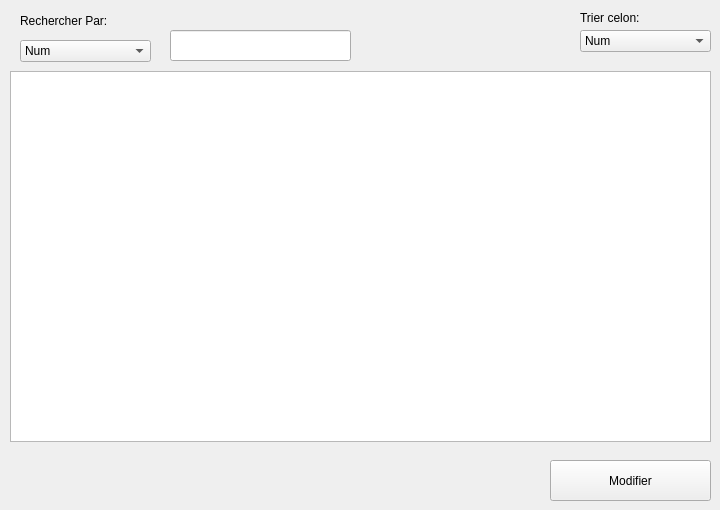
   <widget class="QWidget" name="tab_5">
    <attribute name="title">
     <string>Lister/recherche/tri</string>
    </attribute>
    <widget class="QComboBox" name="listerrecherche">
     <property name="geometry">
      <rect>
       <x>20</x>
       <y>40</y>
       <width>131</width>
       <height>22</height>
      </rect>
     </property>
     <item>
      <property name="text">
       <string>Num</string>
      </property>
     </item>
     <item>
      <property name="text">
       <string>Date de depart</string>
      </property>
     </item>
     <item>
      <property name="text">
       <string>Date d arrivee</string>
      </property>
     </item>
     <item>
      <property name="text">
       <string>Heure de depart</string>
      </property>
     </item>
     <item>
      <property name="text">
       <string>heure d arrivee</string>
      </property>
     </item>
     <item>
      <property name="text">
       <string>Nombre de Place</string>
      </property>
     </item>
     <item>
      <property name="text">
       <string>Prix</string>
      </property>
     </item>
     <item>
      <property name="text">
       <string>Destination</string>
      </property>
     </item>
     <item>
      <property name="text">
       <string>Type(entrente/sortante)</string>
      </property>
     </item>
    </widget>
    <widget class="QTableView" name="tableView">
     <property name="geometry">
      <rect>
       <x>10</x>
       <y>71</y>
       <width>701</width>
       <height>371</height>
      </rect>
     </property>
    </widget>
    <widget class="QLineEdit" name="lineEdit">
     <property name="geometry">
      <rect>
       <x>170</x>
       <y>30</y>
       <width>181</width>
       <height>31</height>
      </rect>
     </property>
    </widget>
    <widget class="QComboBox" name="listertrier">
     <property name="geometry">
      <rect>
       <x>580</x>
       <y>30</y>
       <width>131</width>
       <height>22</height>
      </rect>
     </property>
     <item>
      <property name="text">
       <string>Num</string>
      </property>
     </item>
     <item>
      <property name="text">
       <string>Date de depart</string>
      </property>
     </item>
     <item>
      <property name="text">
       <string>Date d arrivee</string>
      </property>
     </item>
     <item>
      <property name="text">
       <string>Heure de depart</string>
      </property>
     </item>
     <item>
      <property name="text">
       <string>Heure d arrivee</string>
      </property>
     </item>
     <item>
      <property name="text">
       <string>Nombre de place</string>
      </property>
     </item>
     <item>
      <property name="text">
       <string>Prix</string>
      </property>
     </item>
     <item>
      <property name="text">
       <string>Destination</string>
      </property>
     </item>
     <item>
      <property name="text">
       <string>Type(Entrente/Sortante)</string>
      </property>
     </item>
    </widget>
    <widget class="QLabel" name="label_20">
     <property name="geometry">
      <rect>
       <x>20</x>
       <y>10</y>
       <width>111</width>
       <height>21</height>
      </rect>
     </property>
     <property name="text">
      <string>Rechercher Par:</string>
     </property>
    </widget>
    <widget class="QLabel" name="label_21">
     <property name="geometry">
      <rect>
       <x>580</x>
       <y>10</y>
       <width>71</width>
       <height>16</height>
      </rect>
     </property>
     <property name="text">
      <string>Trier celon:</string>
     </property>
    </widget>
    <widget class="QPushButton" name="pushButton_modification">
     <property name="geometry">
      <rect>
       <x>550</x>
       <y>460</y>
       <width>161</width>
       <height>41</height>
      </rect>
     </property>
     <property name="text">
      <string>Modifier</string>
     </property>
    </widget>
   </widget>
